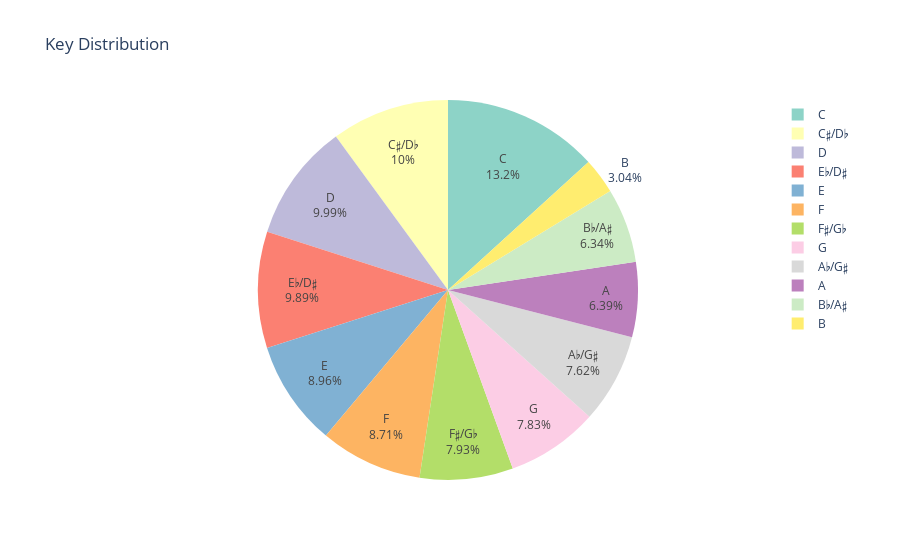

The cell this chart's notebook holds for it:
### Markdown cell above
Key and Mode

### Code cell
iplot(px.pie(df_songs_n['key'].value_counts().reset_index(), 
       names=r'C C♯/D♭ D E♭/D♯ E F F♯/G♭ G A♭/G♯ A B♭/A♯ B'.split(), 
       values='key',
       color_discrete_sequence = px.colors.qualitative.Set3,
       title='Key Distribution'
      ).update_traces(textinfo='label+percent'))

### Figure 1 — Plotly figure (JSON) as saved in the notebook; plotly's stock layout.template omitted (floating-point values rounded to 4 significant figures)
{"data": [{"domain": {"x": [0, 1], "y": [0, 1]}, "hovertemplate": "label=%{label}<br>key=%{value}<extra></extra>", "labels": ["C", "C♯/D♭", "D", "E♭/D♯", "E", "F", "F♯/G♭", "G", "A♭/G♯", "A", "B♭/A♯", "B"], "legendgroup": "", "name": "", "showlegend": true, "textinfo": "label+percent", "type": "pie", "values": [257, 195, 194, 192, 174, 169, 154, 152, 148, 124, 123, 59]}], "layout": {"legend": {"tracegroupgap": 0}, "piecolorway": ["rgb(141,211,199)", "rgb(255,255,179)", "rgb(190,186,218)", "rgb(251,128,114)", "rgb(128,177,211)", "rgb(253,180,98)", "rgb(179,222,105)", "rgb(252,205,229)", "rgb(217,217,217)", "rgb(188,128,189)", "rgb(204,235,197)", "rgb(255,237,111)"], "title": {"text": "Key Distribution"}}}
